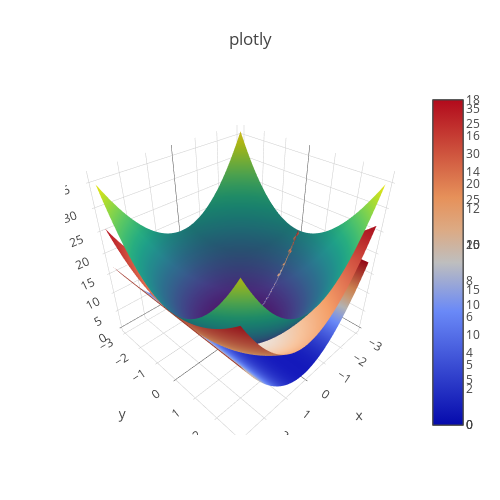

Write notebook code for a chart like this one.
### Code cell
from plotly import __version__
from plotly.offline import download_plotlyjs, init_notebook_mode, plot, iplot
import plotly.graph_objs as go
from plotly.graph_objs import *
import numpy as np
init_notebook_mode(connected=True)

def function_2(x, a1, a2):
    return a1*x[0]**2 + a2*x[1]**2

x = np.meshgrid(np.arange(-3, 3, 0.1), np.arange(-3, 3, 0.1))
data = [
    go.Surface(x=x[0], y=x[1], z=function_2(x, 2, 2), colorscale='Viridis'),
    go.Surface(x=x[0], y=x[1], z=function_2(x, 2, 1), colorscale='red'),
    go.Surface(x=x[0], y=x[1], z=function_2(x, 2, 0))
]
layout = go.Layout(title='plotly', autosize=False, width=500, height=500, margin=dict(l=65, r=50, b=65, t=90))
fig = go.Figure(data=data, layout=layout)
iplot(fig, filename='3d-surface')

### Figure 1 — Plotly figure (JSON) as saved in the notebook; plotly's stock layout.template omitted (floating-point values rounded to 4 significant figures; data arrays with more than 128 entries replaced by an {"elided": "..."} marker saying what was removed)
{"data": [{"colorscale": "Viridis", "type": "surface", "x": {"elided": "60x60 float values"}, "y": {"elided": "60x60 float values"}, "z": {"elided": "60x60 float values"}}, {"colorscale": "red", "type": "surface", "x": {"elided": "60x60 float values"}, "y": {"elided": "60x60 float values"}, "z": {"elided": "60x60 float values"}}, {"type": "surface", "x": {"elided": "60x60 float values"}, "y": {"elided": "60x60 float values"}, "z": {"elided": "60x60 float values"}}], "layout": {"autosize": false, "height": 500, "margin": {"b": 65, "l": 65, "r": 50, "t": 90}, "title": "plotly", "width": 500}}
